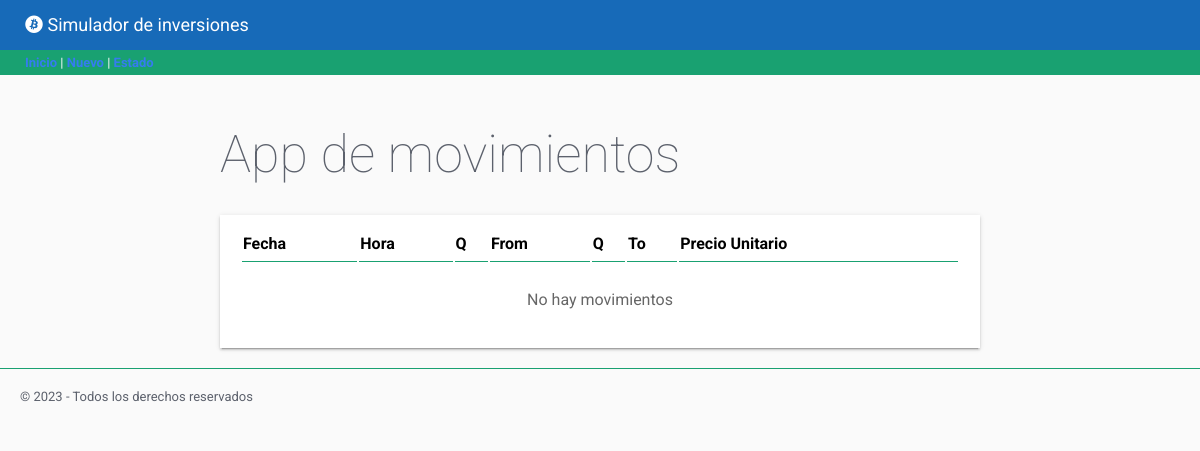
Before: / with the older database file.
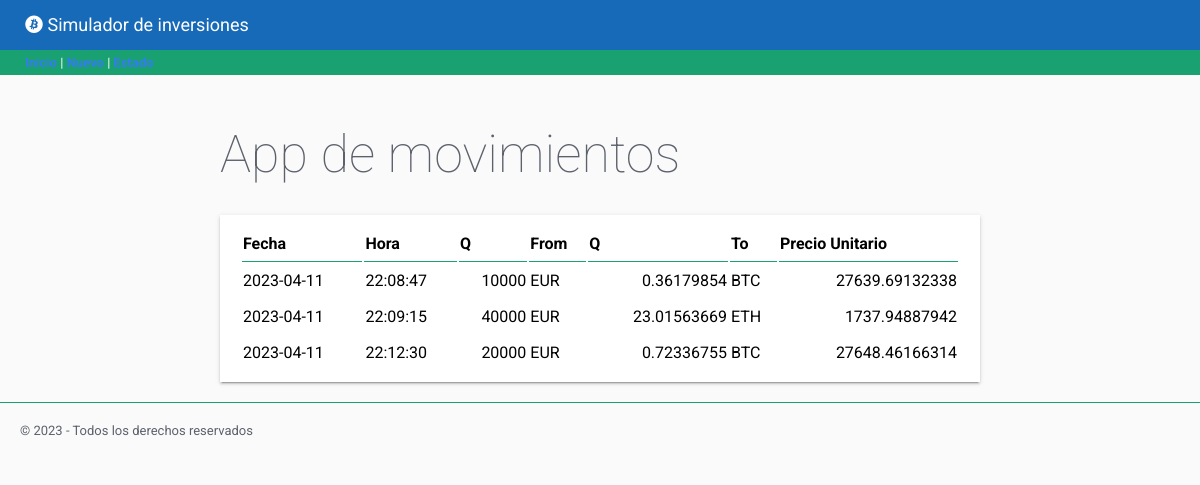
After: the same page with the newer database file.
### tables this page shows
CREATE TABLE "movimientos" (
	"id"	INTEGER NOT NULL UNIQUE,
	"fecha"	TEXT NOT NULL,
	"hora"	TEXT NOT NULL,
	"moneda_from"	TEXT NOT NULL,
	"cantidad_from"	NUMERIC NOT NULL,
	"moneda_to"	TEXT NOT NULL,
	"cantidad_to"	NUMERIC NOT NULL,
	"precio_unitario"	NUMERIC NOT NULL,
	PRIMARY KEY("id" AUTOINCREMENT)
);

### cryptos/views.py (the view)
@app.route('/')
def home():
    consulta = 'SELECT id, fecha, hora, moneda_from , cantidad_from, moneda_to, cantidad_to,precio_unitario FROM movimientos'
    movimientos = db.consultaSQL(consulta)
    return render_template("inicio.html", movs=movimientos)

### cryptos/models.py (called while the page is built)
    def consultaSQL(self, consulta):
        conexion = sqlite3.connect(self.ruta)
        cursor = conexion.cursor()
        cursor.execute(consulta)
        datos = cursor.fetchall()
        movimientos = []
        nombres_columna = []
        for columna in cursor.description:
            nombres_columna.append(columna[0])
        for dato in datos:
            indice = 0
            movimiento = {}
            for nombre in nombres_columna:
                movimiento[nombre] = dato[indice]
                indice += 1
            movimientos.append(movimiento)
        conexion.close()
        return movimientos

### cryptos/templates/inicio.html (shortened to what this page needs)
{% extends "base.html"%}
{% block contenido %}
<table class="paper">
    <tr>
        <th class="titulo-table">Fecha</th>
        <th class="titulo-table">Hora</th>
        <th class="titulo-table">Q</th>
        <th class="titulo-table">From</th>
        <th class="titulo-table">Q</th>
        <th class="titulo-table">To</th>
        <th class="titulo-table">Precio Unitario</th>
    </tr>
    {% if movs%}
    {% for m in movs %}
    <tr>
        <td>{{m.fecha }}</td>
        <td>{{m.hora}}</td>
        <td class="numero">{{m.cantidad_from | round(8)}}</td>
        <td>{{m.moneda_from}}</td>
        <td class="numero">{{m.cantidad_to | round(8)}}</td>
        <td>{{m.moneda_to}}</td>
        <td class="numero">{{m.precio_unitario | round(8)}}</td>
    </tr>
    {% endfor %}
    {% else %}
    <td colspan="7" class="lista-vacia"> No hay movimientos </td>
    {% endif %}
</table>
{% endblock contenido%}

### cryptos/templates/base.html (shortened to what this page needs)
<!DOCTYPE html>
<html lang="en">
<head>
    <link rel="stylesheet" href="https://cdnjs.cloudflare.com/ajax/libs/font-awesome/6.3.0/css/all.min.css">
    <link rel="stylesheet" href="/static/css/flat-remix.css">
    <link rel="stylesheet" href="/static/css/styles.css">
</head>
<body>
    {% include 'components/header.html'%}
    {% include 'components/navbar.html'%}
    <main>
        {% block page_title%}
        <h1>App de movimientos</h1>
        {% endblock page_title%}
        {% block contenido %}
        {% endblock %}
    </main>
    {% include 'components/footer.html'%}
</body>
</html>

### cryptos/templates/components/header.html
<link rel="stylesheet" href="https://cdnjs.cloudflare.com/ajax/libs/font-awesome/6.3.0/css/all.min.css">
<header> <i class="fab fa-bitcoin"></i> Simulador de inversiones </header>

### cryptos/templates/components/navbar.html
<nav>
    <a href="/">Inicio</a> |
    <a href="/nuevo">Nuevo</a> |
    <a href="/estado">Estado</a>
</nav>

### cryptos/templates/components/footer.html
<footer class ="pie-pagina"> © 2023 - Todos los derechos reservados </footer>

### cryptos/static/css/flat-remix.css (style rules this page uses)
* { box-sizing: border-box; outline: none; -webkit-appearance: none; -webkit-tap-highlight-color: transparent !important; -webkit-tap-highlight-color: rgba(0, 0, 0, 0) !important; -webkit-touch-callout: none; font-family: "Roboto", sans-serif; letter-spacing: 0; }
body { background-color: #FAFAFA; color: #5c616c; margin: 0; font-size: 13px; cursor: default; user-select: none; -webkit-user-select: none; -khtml-user-select: none; -moz-user-select: none; -ms-user-select: none; }
a:link, a:visited, a:active, a { color: #367bf0; font-weight: bold; text-decoration: none; cursor: pointer; }
h1, h2, h3, h4, h5, h6 { line-height: 1.5em; }
h1 { font-size: 4em; font-weight: lighter; margin: .7em 0; }
section, article, .section, .article, .paper { line-height: 2em; word-wrap: break-word; word-break: normal; line-height: 2em; }
.paper { font-size: 16px; box-shadow: 0 2px 2px 0 rgba(0, 0, 0, .14), 0 3px 1px -2px rgba(0, 0, 0, .2), 0 1px 5px 0 rgba(0, 0, 0, .12); padding: 10px 20px; background-color: #FFF; margin-top: 20px; min-height: 100px; color: #000; }

### cryptos/static/css/styles.css (style rules this page uses)
:root { --primary-color: #176ab8; --secondary-color: #19a171; --medium-gray: #666; --error-color: var(--primary-color); --default-border: solid thin var(--secondary-color) }
header { background-color: var(--primary-color); color: white; height: 50px; font-size: large; line-height: 50px; padding-left: 25px; }
nav { background-color: var(--secondary-color); color: #FFF; height: 25px; line-height: 25px; padding-left: 25px; }
nav a, nav a:active, nav a:focus, nav a:hover, nav a:visited, nav a { color: white; }
main { max-width: 800px; margin: auto; padding: 20px; }
table.paper { width: 100%; }
.titulo-table { border-bottom: var(--default-border); text-align: left; }
h1 { font-size: 4em; font-weight: lighter; margin: .4em 0; }
.numero, .acciones { text-align: right; }
.pie-pagina { padding: 20px; border-top: var(--default-border); }

Changed rows visible on the page:
added movimientos: fecha "2023-04-11", hora "22:08:47", cantidad_from "10000", moneda_from "EUR", cantidad_to "0.36179854", moneda_to "BTC", precio_unitario "27639.69132338"
added movimientos: fecha "2023-04-11", hora "22:09:15", cantidad_from "40000", moneda_from "EUR", cantidad_to "23.01563669", moneda_to "ETH", precio_unitario "1737.94887942"
added movimientos: fecha "2023-04-11", hora "22:12:30", cantidad_from "20000", moneda_from "EUR", cantidad_to "0.72336755", moneda_to "BTC", precio_unitario "27648.46166314"
Other visible differences:
text no longer shown: "No hay movimientos"
